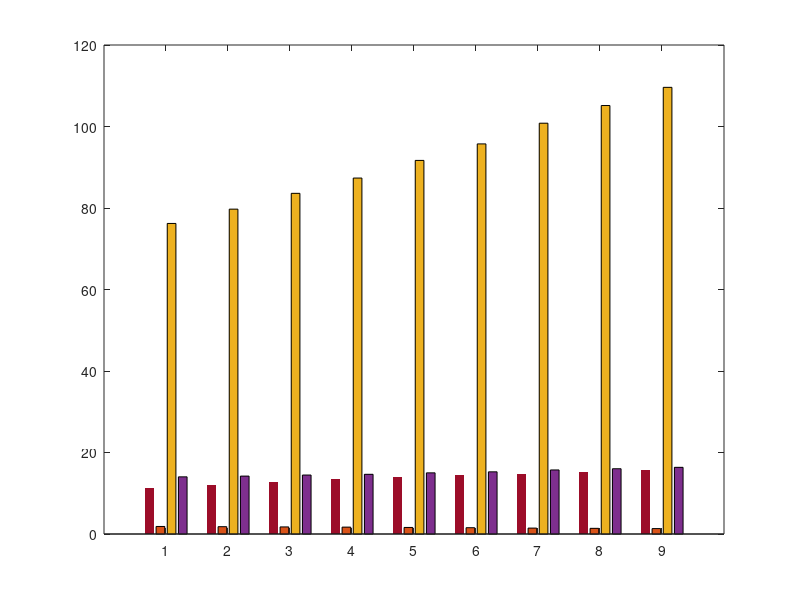

Source code (MATLAB): (Note: this script raises an error after producing the figure.)
%Group bar chart of parasitic ralationship between flounder and sea lamprey

%k2 is divided into 9 parts,every part is 0.22. So,k2 is as follows:0.2840、0.3195、0.3550、 0.3905、0.4260、0.4615、0.4970、0.5325、 0.5680；
MAX=[76.21 	79.72 	83.60 	87.35 	91.68 	95.73 	100.81 	105.15 	109.61; 
14.03 	14.21 	14.47 	14.65 	15.01 	15.26 	15.72 	16.02 	16.36 ];

MIN=[11.39 	12.10 	12.69 	13.54 	13.90 	14.50 	14.73 	15.24 	15.71; 
1.85 	1.80 	1.74 	1.69 	1.61 	1.55 	1.45 	1.39 	1.33 ]; 

m=bar([MIN;MAX]',"grouped");

set(m(1),'EdgeColor','none','facecolor',[0.61,0.05,0.16],'FaceAlpha',.5);
set(m(2),'EdgeColor','none','facecolor',[0.26, 0.45, 0.77],'FaceAlpha',.5);
set(m(3),'EdgeColor','none','facecolor',[ 240,230,140]./360,'FaceAlpha',.5);
set(m(4),'EdgeColor','none','facecolor',[127,255,170]./360,'FaceAlpha',.5);

legend('MIN-flounder','MIN-sea lamprey','MAX-flounder','MAX-sea lamprey','FontName','Times New Roman','Linewidth', 2);
xlabel('The death rate of sea lamprey','FontName','Times New Roman','Linewidth', 2);
ylabel('The number of two spices / (×10^2)','FontName','Times New Roman','Linewidth', 2);
title('Comparison of Changing Trends——MIN and MAX','FontName','Times New Roman','Linewidth', 2)
legend('boxoff');
loca={'0.2840','0.3195','0.3550','0.3905','0.4260','0.4615','0.4970','0.5325','0.5680'};
set(gca,'XTickLabel',loca);
